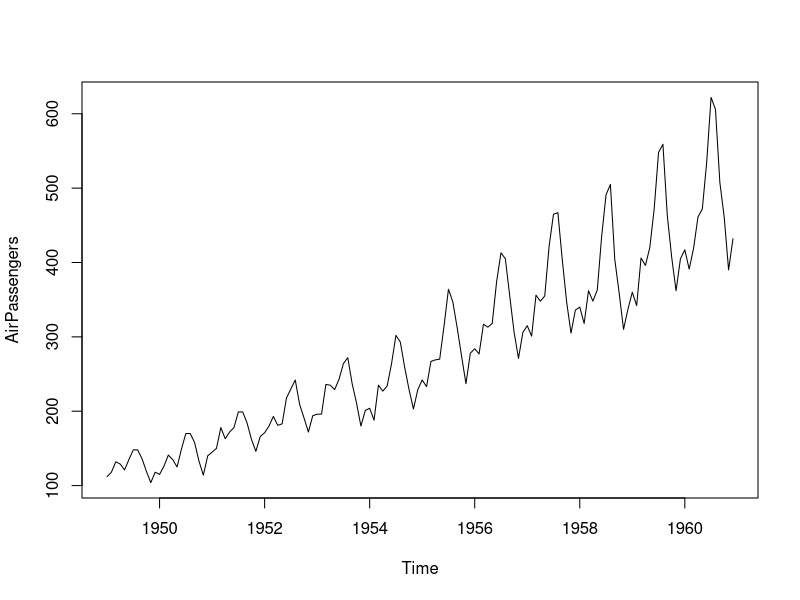
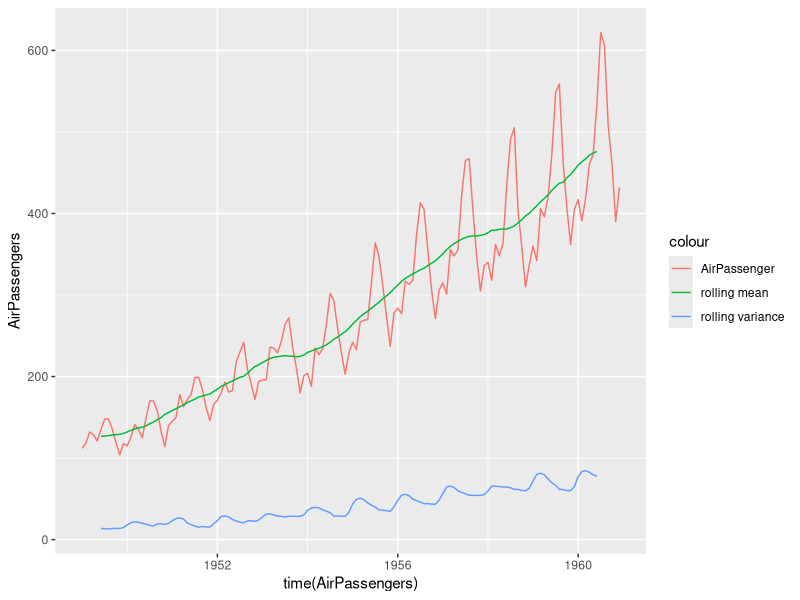

Write the R code that produced these figures, in order. (Note: this script raises an error after producing the figures.)
rm(list = ls())


#loading libraries
library(forecast)
library(zoo) #rollmean, rollapply
library(ggplot2) #ggplot
library(TTR) #EMA


#loading datasets
data(AirPassengers)


#data profiling
str(AirPassengers)
summary(AirPassengers)
plot.ts(AirPassengers)
start(AirPassengers)
end(AirPassengers)
frequency(AirPassengers)


#rolling mean and variance
rolmean <- rollmean(x = AirPassengers, k = 12)
rolvar <- rollapply(data = AirPassengers, width  = 12, FUN = sd, fill = NA)
ggplot() +
  geom_line(data = AirPassengers, aes(time(AirPassengers),AirPassengers , color = "AirPassenger")) +
  geom_line(data = rolmean, aes(time(rolmean),rolmean, color = "rolling mean")) +
  geom_line(data = rolvar, aes(time(rolvar),rolvar, color = "rolling variance"))


#dickey-fuller test
adf.test(AirPassengers, alternative = "stationary") #giving wrong results


#eliminating trend
ts_log <- log(AirPassengers)
plot.ts(ts_log) #still positive trend showing
#method-1:Removing moving average
rolmean_log <- rollmean(ts_log, k = 12)
ts_log_moving_avg_diff <- ts_log  - rolmean_log
rolmean_log1 <- rollmean(ts_log_moving_avg_diff, k = 12)
ggplot() +
  geom_line(data = ts_log_moving_avg_diff, aes(time(ts_log_moving_avg_diff), ts_log_moving_avg_diff, color = 'ts_log_moving_avg_diff')) +
  geom_line(data = rolmean_log1, aes(time(rolmean_log1), rolmean_log1, color = 'rolmean_log'))
adf.test(ts_log_moving_avg_diff, alternative = 'stationary') #giving wrong results
#method-2:exponentially weighted moving average
exp_w_mean <- EMA(x = ts_log, n  = 12) 
ggplot() +
  geom_line(data = ts_log, aes(time(ts_log),ts_log , color = "AirPassenger_log")) +
  geom_line(data = exp_w_mean, aes(time(exp_w_mean),exp_w_mean, color = "Exp_w_mean")) 
ts_log_expw_diff <- ts_log - exp_w_mean
exp_w_mean1 <- EMA(ts_log_expw_diff, n = 12)
ggplot() +
  geom_line(data = ts_log_expw_diff, aes(time(ts_log_expw_diff), ts_log_expw_diff, color = 'ts_log_moving_avg_diff')) +
  geom_line(data = exp_w_mean1, aes(time(exp_w_mean1), exp_w_mean1, color = 'expmean_log'))

#The simple trend reduction techniques discussed before don't work in all 
#cases, particularly the ones with high seasonality. 


#eliminating trend and seasonality
#method-3:differencing
ts_log_diff <- diff(ts_log)
plot(ts_log_diff)
adf.test(ts_log_diff, alternative = 'stationary')
#method-4:decomposing
ts_log_decompose <- decompose(ts_log)
ts_log_decompose_res <- ts_log_decompose$random
plot(ts_log_decompose)
plot(ts_log_decompose_res)


#forecasting
Acf(ts_log_diff)
Pacf(ts_log_diff)
model <- arima(ts_log_diff, order = c(2,1,2))
fcast <- forecast(model, h = 5)
plot(fcast)
